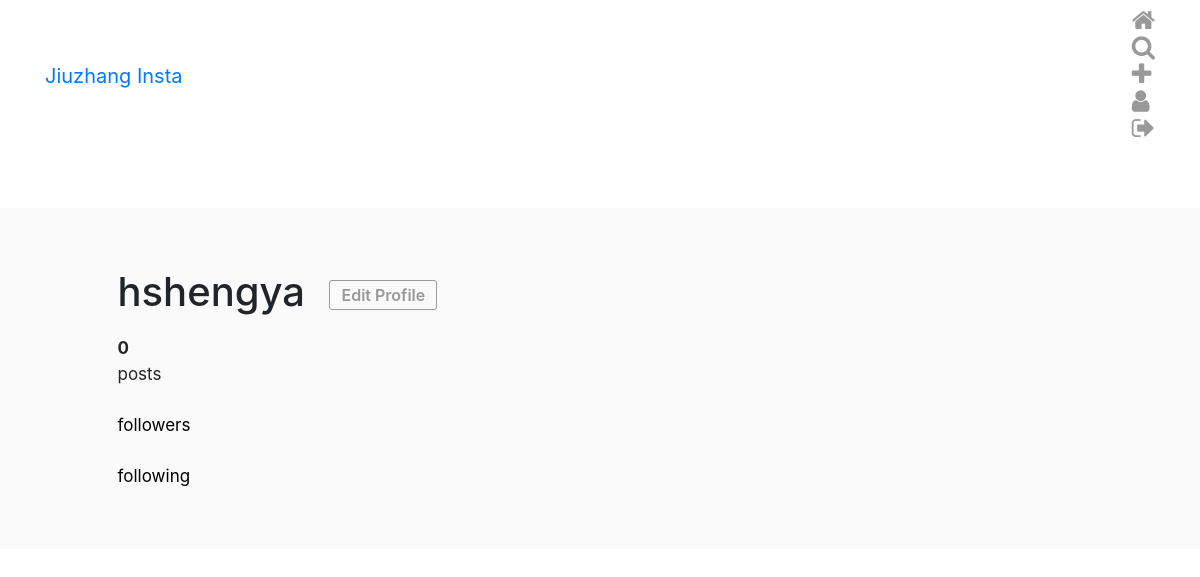
/user/1/ (signed in), run on an earlier commit of the app's database.
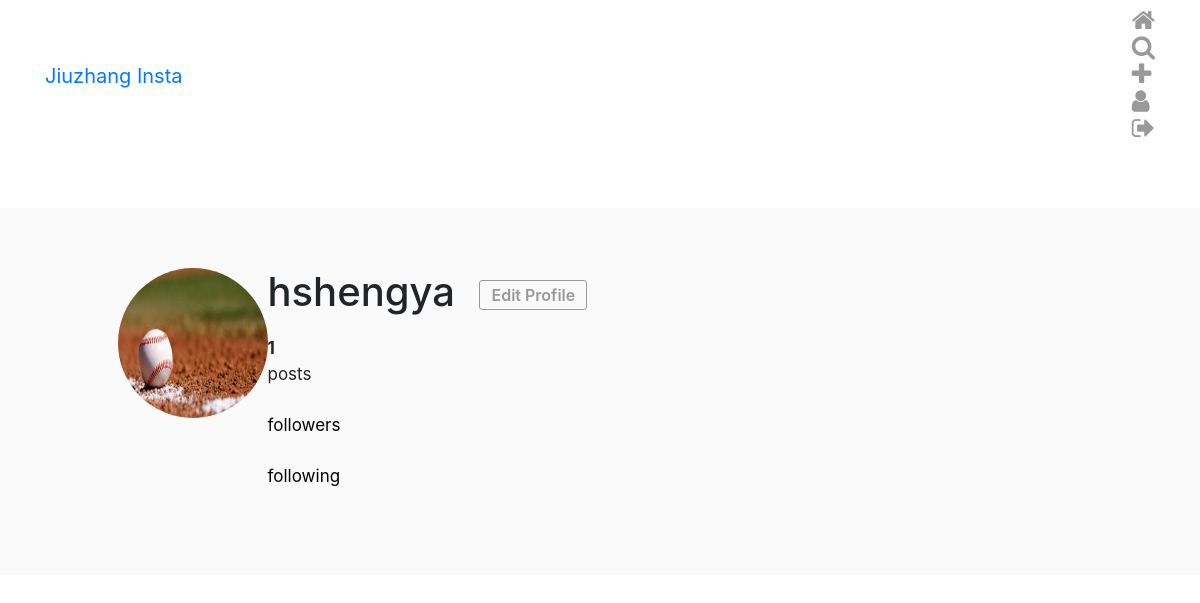
And on a later commit of the database.
### Insta/models.py (models this page shows)
class InstaUser(AbstractUser):
        profile_pic  =  ProcessedImageField(
                upload_to='static/images/profiles',
                format='JPEG',
                options={'quality':100},
                blank=True,
                null=True
                )

### Insta/views.py (the view)
# urls.py: path('user/<int:pk>/',  UserDetailView.as_view(), name='user_detail'),
class UserDetailView(DetailView):
        model  =  InstaUser
        template_name  =  'user_detail.html'

### Insta/models.py (called while the page is built)
        def get_like_count(self):
                return self.likes.count()

### templates/user_detail.html (shortened to what this page needs)
{% extends 'base.html' %}
{% load custom_tags %}
{% block content %}
<div class="profile">
    <div class="profile__head">
        <div class="row">
            <div class="col-xs-4 left">
                {% if object.profile_pic %}
                    <img class="picture-circle" src="/{{object.profile_pic}}">
                {% endif %}
            </div>
            <div class="col-xs-8 right">
                <div class="name-buttons">
                    <h1 class="username">{{ object.username }}</h1>
                    {% if user == object %}
                        <button class="edit-profile">Edit Profile</button>
                    {% endif %}
                </div>
                <div>
                    <ul class="stats">
                        <div class="col-xs-4"><li class="stats__count"><span>{{ object.my_posts.count }}</span><br> posts</li></div>
                        <div class="col-xs-4"><a href="/" style="text-decoration: none; color: black;"><li class="stats__count"><br> followers</li></a></div>
                        <div class="col-xs-4"><a href="/" style="text-decoration: none; color: black;"><li class="stats__count"><br> following</li></a></div>
                    </ul>
                </div>
            </div>
        </div>
    </div>
    <div class="profile__body">
        <div class="row">
        {% for post in object.my_posts.all %}
            <div class="col-xs-4">
            </div>
        {% endfor %}
        </div>
    </div>
</div>
{% endblock content %}

### templates/base.html (shortened to what this page needs)
<html>
 {% load static %}
        <head>
                <link href="{% static 'css/style.css' %}" rel="stylesheet">
                <link rel="stylesheet" href="https://cdnjs.cloudflare.com/ajax/libs/font-awesome/4.7.0/css/font-awesome.min.css">
                <link rel="stylesheet" href="https://stackpath.bootstrapcdn.com/bootstrap/4.3.1/css/bootstrap.min.css">
        </head>
        <body>
            {% include 'header.html' %}
            <div class="content-wrapper">
                    <div class="container">
                            {% block content %}
                            {% endblock content %}
                    </div>
            </div>
        </body>
</html>

### templates/header.html (shortened to what this page needs)
<div class="navbar navbar-default navbar-fixed-top" id="main-nav">
    <div class="container desktop">
        <div class="navbar-header">
            <a href="{% url 'posts' %}" class="navbar-brand">Jiuzhang Insta</a>
        </div>
        <div id="navbar-main">
            <ul class="nav navbar-nav navbar-right">
                {% if request.user.is_authenticated %}
                    <li>
                      <a href="{% url 'posts' %}">
                        <i class="fa fa-home" aria-hidden="true"></i>
                      </a>
                    </li>
                    <li><a href="{% url 'helloworld' %}"><i class="fa fa-search " aria-hidden="true"></i></a></li>
                    <li><a href="{% url 'make_post' %}"><i class="fa fa-plus" aria-hidden="true"></i></a></li>
                    <li><a href="{% url 'user_detail' user.id %}"><i class="fa fa-user" aria-hidden="true"></i></a></li>
                    <li><a href="{% url 'logout' %}"><i class="fa fa-sign-out" aria-hidden="true"></i></a></li>
                {% endif %}
            </ul>
        </div>
    </div>
</div>

### static/css/style.css (style rules this page uses)
html { height: 100%; }
body { min-height: 100%; background-color: #fafafa; }
.content-wrapper { margin-top: 57px; margin-bottom: 60px; background-color: #fafafa; }
.picture-circle, .picture-circle--medium, .picture-circle--small { border-radius: 100%; width: 150px; height: 150px; }
.navbar { background-color: #fff; border-bottom-color: #dbdbdb; }
.navbar .fa { font-size: 25px; color: #999999; }
.profile { max-width: 975px; padding: 60px 20px 0; margin: 0 auto; }
.profile__head { margin-bottom: 40px; }
.profile__head .left { text-align: center; }
.profile__head h1, .profile__head .edit-profile, .profile__head .options-bubble { vertical-align: middle; }
.profile__head h1 { display: inline-block; margin: 0; }
.profile__head .edit-profile { margin-left: 20px; margin-right: 11px; font-size: 16px; font-weight: 600; color: #999; border: 1px solid #999; border-radius: 3px; padding: 0 11px; line-height: 28px; background-color: #fafafa; }
.profile__head .edit-profile, .profile__head .options-bubbles { margin-top: 5px; cursor: pointer; }
.profile__head .name-buttons { margin-bottom: 20px; }
.profile__body > .row > .col-xs-4 { padding: 13px; }
.stats { list-style: none; margin: 0; margin-bottom: 20px; padding: 0; }
.stats > * { font-size: 17px; color: #262626; }
.stats .stats__count { display: inline-block; margin-right: 40px; }
.stats .stats__count span { font-weight: bold; }

What changed in the data, as far as the page shows it:
changed InstaUser "hshengya": profile_pic: picture added; my_posts.count "0" → "1"
